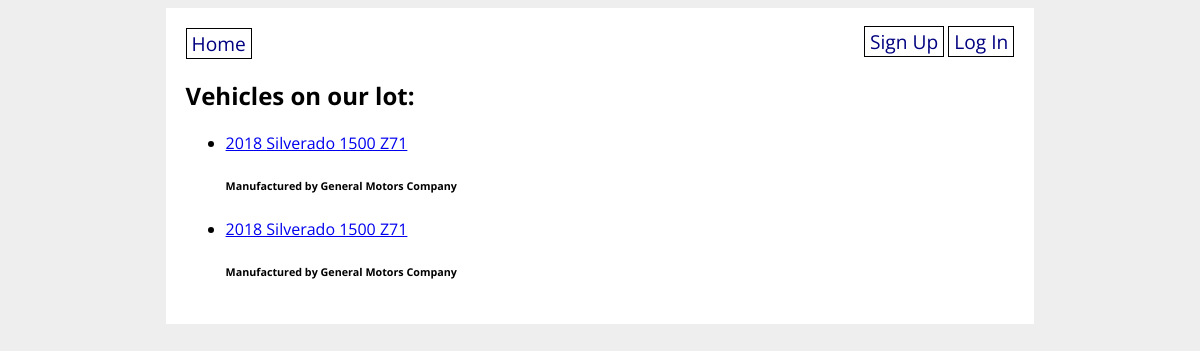
The page / on the database its author committed.
### vehicle_app/models.py (models this page shows)
class Vehicle(db.Model):
    id = db.Column(db.Integer, primary_key=True)
    model = db.Column(db.String(280), nullable=False)
    vin = db.Column(db.String(280), nullable=False)
    manufacturer_id = db.Column(db.Integer, db.ForeignKey('manufacturer.id'), nullable=False)
    manufacturer = db.relationship('Manufacturer', back_populates='vehicles')

class Manufacturer(db.Model):
    id = db.Column(db.Integer, primary_key=True)
    name = db.Column(db.String(280), nullable=False)
    vehicles = db.relationship('Vehicle', back_populates='manufacturer')

### vehicle_app/main/routes.py (the view)
@main.route('/')
def homepage():
    all_vehicles = Vehicle.query.all()
    return render_template('homepage.html', all_vehicles=all_vehicles)

### vehicle_app/templates/homepage.html (shortened to what this page needs)
{% extends 'base.html' %}
{% block content %}
<h2>Vehicles on our lot:</h2>
    <ul>
        {% for vehicle in all_vehicles %}
        <li><a href="/vehicle/{{ vehicle.id }}">{{ vehicle.model }}</a>
            <h6>Manufactured by {{ vehicle.manufacturer.name }}</h6>
        </li>
        {% endfor %}
    </ul>
</div>
{% endblock %}

### vehicle_app/static/style.css (style rules this page uses)
body { display: flex; flex-direction: column; align-items: center; background-color: #eee; font-family: 'Open Sans', sans-serif; }

### rows shown on the page
Vehicle: model "2018 Silverado 1500 Z71", manufacturer.name "General Motors Company"
Vehicle: model "2018 Silverado 1500 Z71", manufacturer.name "General Motors Company"
